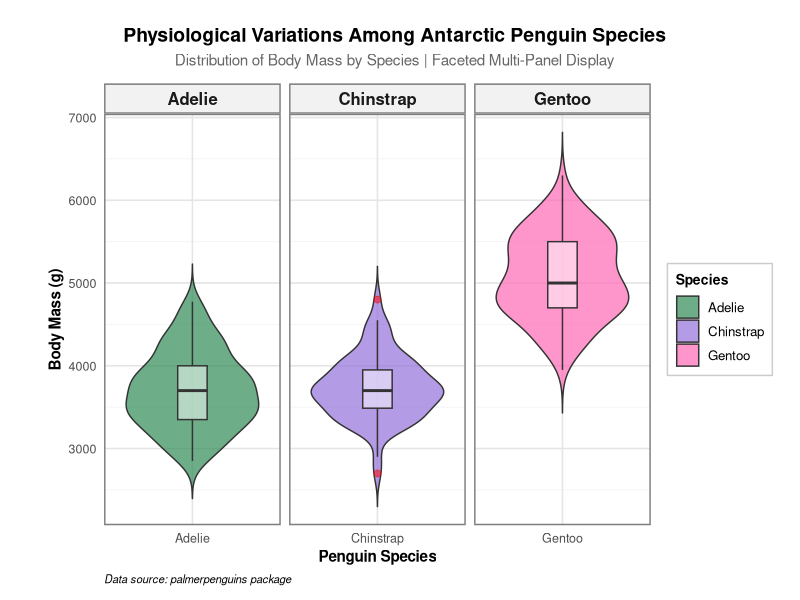
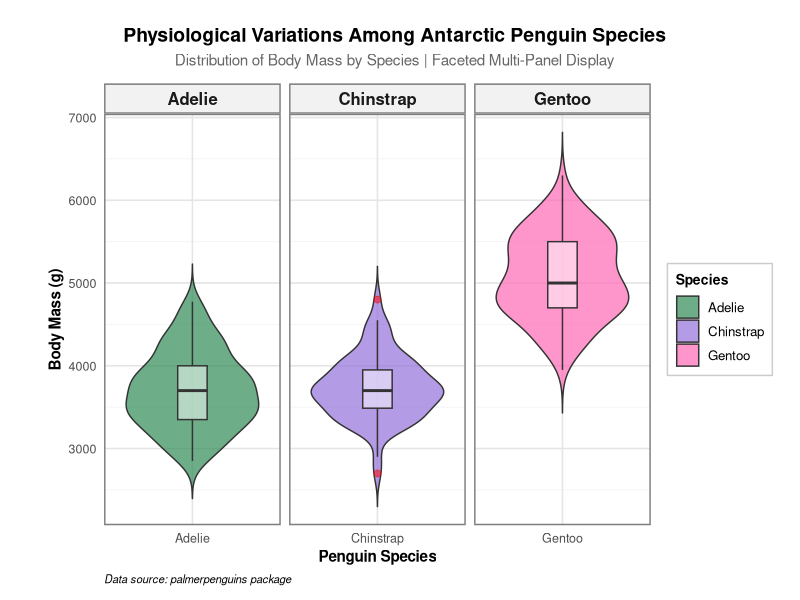

Recreate these plots in R, in order.
# Midterm Project: Penguin Distribution Dashboard
# Elective 1

library(palmerpenguins)
library(ggplot2)
library(dplyr)

# Load data
data("penguins")

# Clean data - remove NA values 
penguins_clean <- penguins %>%
  filter(!is.na(species), !is.na(body_mass_g))

# Create faceted multi-panel figure with gray borders
penguin_plot <- ggplot(penguins_clean, 
                       aes(x = species, 
                           y = body_mass_g, 
                           fill = species)) +
  
  geom_violin(trim = FALSE, alpha = 0.7) +
  geom_boxplot(width = 0.2, 
               alpha = 0.5, 
               fill = "white",
               outlier.color = "red",
               outlier.size = 2) +
  
  facet_wrap(~species, scales = "free_x") +
  
  # NEW COLORS: Green, Purple, Pink
  scale_fill_manual(values = c("Adelie" = "#2E8B57",  
                               "Chinstrap" = "#9370DB",  
                               "Gentoo" = "#FF69B4")) + 
  
  labs(
    title = "Physiological Variations Among Antarctic Penguin Species",
    subtitle = "Distribution of Body Mass by Species | Faceted Multi-Panel Display",
    x = "Penguin Species",
    y = "Body Mass (g)",
    fill = "Species",
    caption = "Data source: palmerpenguins package"
  ) +
  
  theme_minimal(base_size = 12) +
  theme(
    legend.position = "right",
    legend.title = element_text(face = "bold", size = 10),
    legend.background = element_rect(fill = "white", color = "gray80", linewidth = 0.5),
    plot.title = element_text(hjust = 0.5, face = "bold", size = 14,
                              margin = margin(t = 10, r = 0, b = 5, l = 25)),
    plot.subtitle = element_text(hjust = 0.5, size = 11, color = "gray40",
                                 margin = margin(t = 0, r = 0, b = 10, l = 25)),
    plot.caption = element_text(hjust = 0, size = 8, face = "italic"),
    plot.margin = margin(t = 10, r = 20, b = 10, l = 35, unit = "pt"),
    axis.title = element_text(face = "bold", size = 11),
    axis.text = element_text(size = 9),
    strip.text = element_text(size = 12, face = "bold"),
    strip.background = element_rect(fill = "gray95", color = "gray50", linewidth = 1),
    panel.border = element_rect(color = "gray50", fill = NA, linewidth = 1),
    panel.grid.major = element_line(color = "gray90"),
    panel.grid.minor = element_line(color = "gray95")
  )

# Display the plot
print(penguin_plot)

# Save as PNG
ggsave("penguin_distribution.png", 
       plot = penguin_plot, 
       width = 13, 
       height = 7, 
       units = "in",
       dpi = 300,
       bg = "white")

cat("\nPlot saved as 'penguin_distribution.png'\n")

# Summary statistics
summary_stats <- penguins_clean %>%
  group_by(species) %>%
  summarise(
    Count = n(),
    Mean_Body_Mass_g = round(mean(body_mass_g), 0),
    Median_Body_Mass_g = round(median(body_mass_g), 0),
    Min_Body_Mass_g = min(body_mass_g),
    Max_Body_Mass_g = max(body_mass_g)
  )

print(summary_stats)

# ================================================================
# INTERPRETATION
# ================================================================

cat("\n")
cat("================================================================\n")
cat("TREND ANALYSIS & INTERPRETATION\n")
cat("================================================================\n")
cat("\n")
cat("1. ECOLOGICAL NICHE SEPARATION:\n")
cat("   - Gentoo penguins have significantly higher body mass\n")
cat("     (mean ~5076g) compared to Adelie (~3701g) and\n")
cat("     Chinstrap (~3733g), confirming distinct ecological niches.\n")
cat("\n")
cat("2. DISTRIBUTION PATTERNS:\n")
cat("   - Violin plots show Adelie has the widest distribution,\n")
cat("     indicating more variability in body mass.\n")
cat("   - Chinstrap shows a compact, symmetric distribution.\n")
cat("   - Gentoo shows a right-skewed distribution with some\n")
cat("     outliers on the lower end.\n")
cat("\n")
cat("3. STATISTICAL SPREAD (from boxplots):\n")
cat("   - Gentoo quartiles are entirely separate from the other\n")
cat("     two species, with no overlap in interquartile ranges.\n")
cat("   - Adelie and Chinstrap have overlapping ranges but\n")
cat("     different distribution shapes.\n")
cat("\n")
cat("4. CONCLUSION:\n")
cat("   The faceted multi-panel visualization successfully\n")
cat("   demonstrates that the three penguin species occupy\n")
cat("   completely different morphological spaces based on\n")
cat("   body mass, supporting the concept of ecological\n")
cat("   niche differentiation.\n")
cat("================================================================\n")
